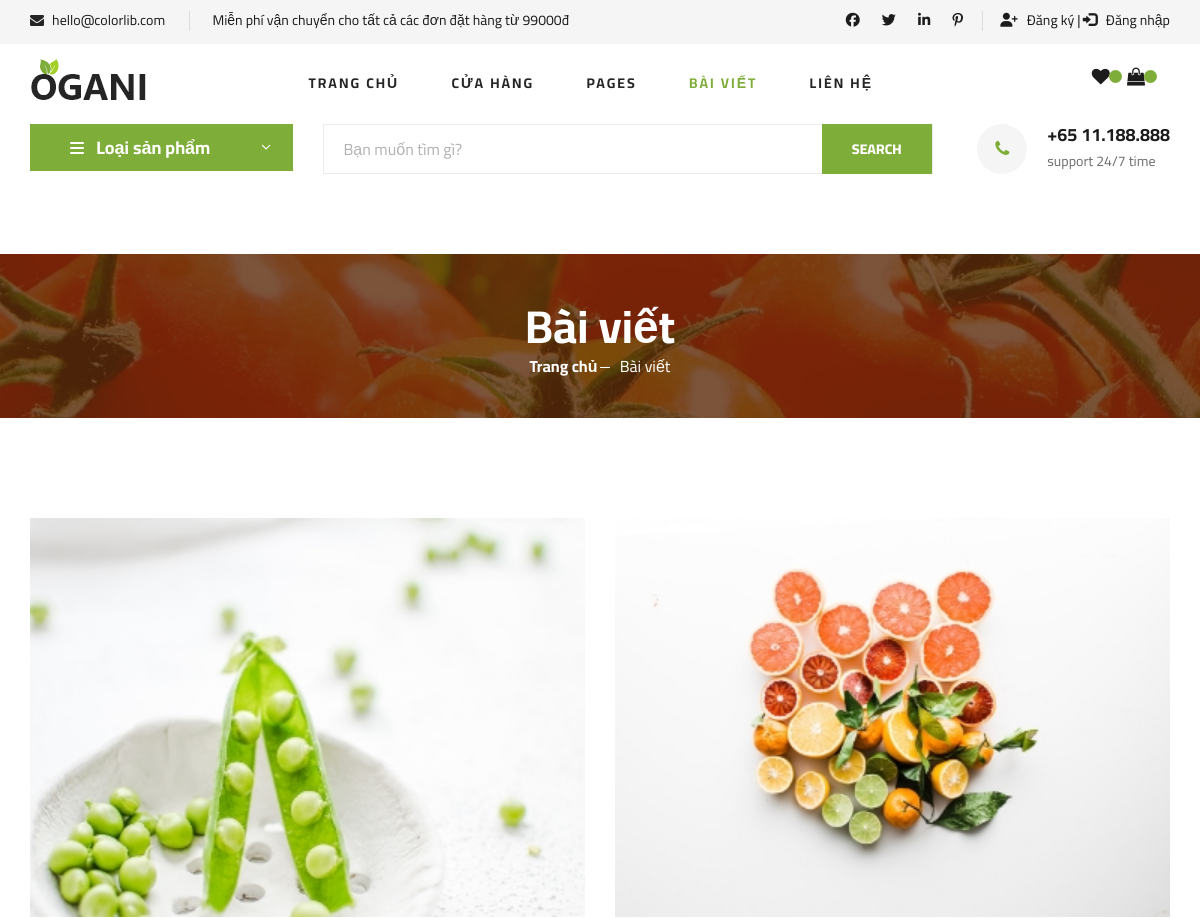
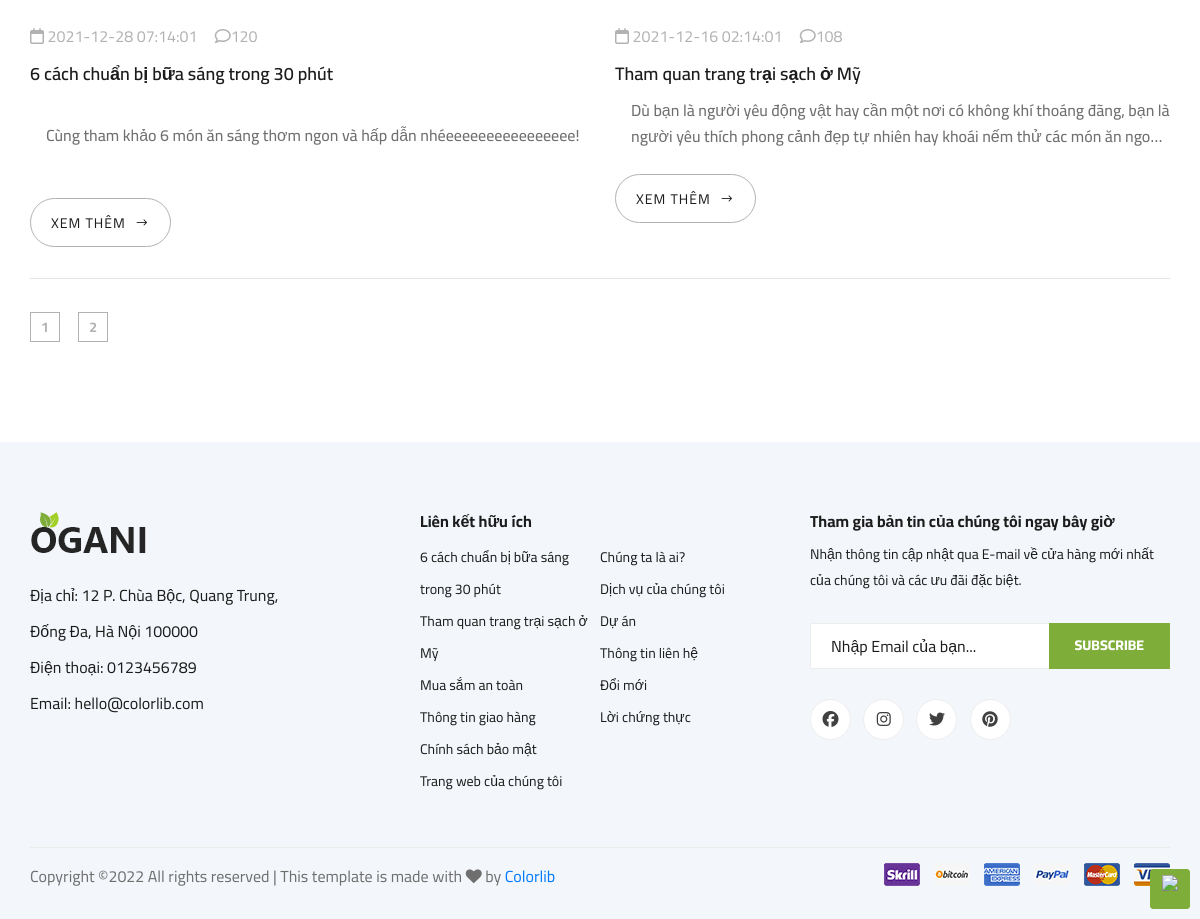
Screenshot of /blog.php with the database file from the repository (2 pictures, top to bottom).
### tables this page shows
CREATE TABLE `blog` (
  `mablog` int(10) NOT NULL,
  `manguoidung` int(10) NOT NULL,
  `tieude` varchar(200) NOT NULL,
  `mota` varchar(200) NOT NULL,
  `noidung` text NOT NULL,
  `ngaydang` datetime NOT NULL,
  `anhminhhoa` text NOT NULL,
  `luotxem` int(50) DEFAULT NULL
);

### blog.php (the view, shortened to what this page needs)
<?php
include "connect.php";
 ?>
 <!DOCTYPE html>
<html lang="zxx">
<head>
    <link rel="stylesheet" href="https://maxcdn.bootstrapcdn.com/bootstrap/3.4.1/css/bootstrap.min.css">
    <link rel="stylesheet" href="https://cdnjs.cloudflare.com/ajax/libs/font-awesome/5.15.3/css/all.min.css"/>
    <link rel="stylesheet" type="text/css" href="//netdna.bootstrapcdn.com/bootstrap/3.1.1/css/bootstrap.min.css">
    <link rel="stylesheet" href="https://cdnjs.cloudflare.com/ajax/libs/font-awesome/4.7.0/css/font-awesome.min.css">
    <link rel="stylesheet" href="css/bootstrap.min.css" type="text/css">
    <link rel="stylesheet" href="css/font-awesome.min.css" type="text/css">
    <link rel="stylesheet" href="css/elegant-icons.css" type="text/css">
    <link rel="stylesheet" href="css/nice-select.css" type="text/css">
    <link rel="stylesheet" href="css/jquery-ui.min.css" type="text/css">
    <link rel="stylesheet" href="css/owl.carousel.min.css" type="text/css">
    <link rel="stylesheet" href="css/slicknav.min.css" type="text/css">
    <link rel="stylesheet" href="css/style.css" type="text/css">
</head>
<body>
    <header class="header">
        <div class="header__top">
            <div class="container">
                <div class="row">
                    <div class="col-lg-6">
                        <div class="header__top__left">
                            <ul>
                                <li><i class="fa fa-envelope"></i> hello@colorlib.com</li>
                                <li>Miễn phí vận chuyển cho tất cả các đơn đặt hàng từ 99000đ</li>
                            </ul>
                        </div>
                    </div>
                    <div class="col-lg-6">
                        <div class="header__top__right">
                            <div class="header__top__right__social">
                                <a href="https://www.facebook.com/htttql" target="_blank"><i class="fa fa-facebook"></i></a>
                                <a href="#"><i class="fa fa-twitter"></i></a>
                                <a href="#"><i class="fa fa-linkedin"></i></a>
                                <a href="#"><i class="fa fa-pinterest-p"></i></a>
                            </div>
                            <?php
                                if(!isset($_SESSION['phienDangNhap'])) {
                            ?>
                                    <div class="header__top__right__auth">
                                        <a href="dangky.php"><i class=" fas fa-user-plus"></i> Đăng ký |</a>
                                    </div>
                                     <div class="header__top__right__auth">
                                        <a href="dangnhap.php"><i class="glyphicon glyphicon-log-in"></i> Đăng nhập</a>
                                    </div>
                            <?php
                                }
                             ?>
                        </div>
                    </div>
                </div>
            </div>
        </div>
        <div class="container">
            <div class="row">
                <div class="col-lg-3">
                    <div class="header__logo">
                        <a href="./index.php"><img src="img/logo.png" alt=""></a>
                    </div>
                </div>
                <div class="col-lg-7" style="padding-right: 1px;padding-left: 1px;">
                    <nav class="header__menu">
                        <ul>
                            <li > <a href="./index.php">Trang chủ</a></li>
                            <li ><a href="./shop-grid.php">Cửa hàng</a></li>
                            <li><a href="#">Pages</a>
                            </li>
                            <li class="active"><a href="./blog.php">Bài viết</a></li>
                            <li><a href="./contact.php">Liên hệ</a></li>
                        </ul>
                    </nav>
                </div>
                <div class="col-lg-2">
                    <div class="header__cart">
                        <ul>
                            <li><a href="yeuthich.php"><i class="fa fa-heart"> <span><?php
                            if (isset($_SESSION['phienDangNhap'])) { echo $sl2['b']; }?></span></i> </a></li>
                            <li><a href="shoping-cart.php"><i class="fa fa-shopping-bag"><span><?php
                            if (isset($_SESSION['phienDangNhap'])) { echo $sl['a']; }?></span></i></a></li>
                        </ul>
                    </div>
                </div>
            </div>
        </div>
    </header>
    <section class="hero">
        <div class="container">
            <div class="row">
                <div class="col-lg-3">
                    <div class="hero__categories">
                        <div class="hero__categories__all">
                            <i class="fas fa-bars"></i>
                            <span>Loại sản phẩm</span>
                        </div>
                    </div>
                </div>
                <div class="col-lg-9">
                    <div class="hero__search">
                        <div class="hero__search__form">
                            <form action="shop-grid.php" method="get">
                                <input type="text" name="tim_kiem" placeholder="Bạn muốn tìm gì?">
                                <button type="submit" class="site-btn">SEARCH</button>
                            </form>
                        </div>
                        <div class="hero__search__phone">
                            <div class="hero__search__phone__icon">
                                <i class="fa fa-phone"></i>
                            </div>
                            <div class="hero__search__phone__text">
                                <h5>+65 11.188.888</h5>
                                <span>support 24/7 time</span>
                            </div>
                        </div>
                    </div>
                </div>
            </div>
        </div>
    </section>
    <section class="breadcrumb-section set-bg" data-setbg="img/breadcrumb.jpg">
        <div class="container">
            <div class="row">
                <div class="col-lg-12 text-center">
                    <div class="breadcrumb__text">
                        <h2>Bài viết</h2>
                        <div class="breadcrumb__option">
                            <a href="./index.php">Trang chủ</a>
                            <span>Bài viết</span>
                        </div>
                    </div>
                </div>
            </div>
        </div>
    </section>
    <section class="blog spad">
        <div class="container">
            <div class="row">
                 <div class="col-lg-12">
                    <div class="row">
                        <?php
                        if(!isset($_GET['trang']))
                        {
                            $trang=1;
                        }
                        else
                        {
                            $trang=$_GET['trang'];
                        }
                            $sobg_moitrang=2;
                            $sql_blog="SELECT * FROM blog";
                            $result=$ketnoi->query($sql_blog);
                            $ts_banghi=$result->num_rows;
                            $sotrang=ceil($ts_banghi/$sobg_moitrang);
                            $offset=($trang-1)*$sobg_moitrang;
                            $sqlSelect="SELECT *FROM blog LIMIT $sobg_moitrang OFFSET $offset";
                            $result1=$ketnoi->query($sqlSelect);
                        if($result1->num_rows>0)
                        {
                            while($row_blog=$result1->fetch_assoc())
                            {;
                        ?>
                        <div class="col-lg-6 col-md-6 col-sm-6">
                            <div class="blog__item">
                                <div class="blog__item__pic">
                                    <img src="img/blog/<?php echo $row_blog['anhminhhoa'];?>" alt="">
                                </div>
                                <div class="blog__item__text">
                                    <ul>
                                        <li><i class="fa fa-calendar-o"></i> <?php echo $row_blog['ngaydang'];?></li>
                                        <li><i class="fa fa-comment-o"></i><?php echo $row_blog['luotxem'];?> </li>
                                    </ul>
                                    <h5><a href="blog-details.php?id=<?php echo $row_blog['mablog'];?>"><?php echo $row_blog['tieude'];?></a></h5>
                                    <p><?php echo $row_blog['mota'];?> </p>
                                    <a href="blog-details.php?id=<?php echo $row_blog['mablog'];?>" class="blog__btn"> XEM THÊM <span class="arrow_right"></span></a>
                                </div>
                            </div>
                        </div>
                           <?php
                        }
                        }
                        ?>
                        <div class="col-lg-12">
                            <div class="product__pagination blog__pagination">
                            <?php
                                $i=1;
                                while($i<=$sotrang)
                                {
                            ?>
                            <a href="blog.php?trang=<?php echo $i;?>"><?php echo $i; ?></a>
                            <?php
                                $i++;
                            }
                            ?>
                            </div>
                        </div>
                    </div>
                </div>
            </div>
        </div>
    </section>
<?php
include "footer.php";
 ?>

### rows the page displays
blog: anhminhhoa (picture), ngaydang "2021-12-28 07:14:01", luotxem "120", tieude "6 cách chuẩn bị bữa sáng trong 30 phút", mota "Cùng tham khảo 6 món ăn sáng thơm ngon và hấp dẫn nhéeeeeeeeeeeeeeeee!"
blog: anhminhhoa (picture), ngaydang "2021-12-16 02:14:01", luotxem "108", tieude "Tham quan trang trại sạch ở Mỹ", mota "Dù bạn là người yêu động vật hay cần một nơi có không khí thoáng đãng, bạn là người yêu thích phong cảnh đẹp tự nhiên hay khoái nếm thử các món ăn…"
